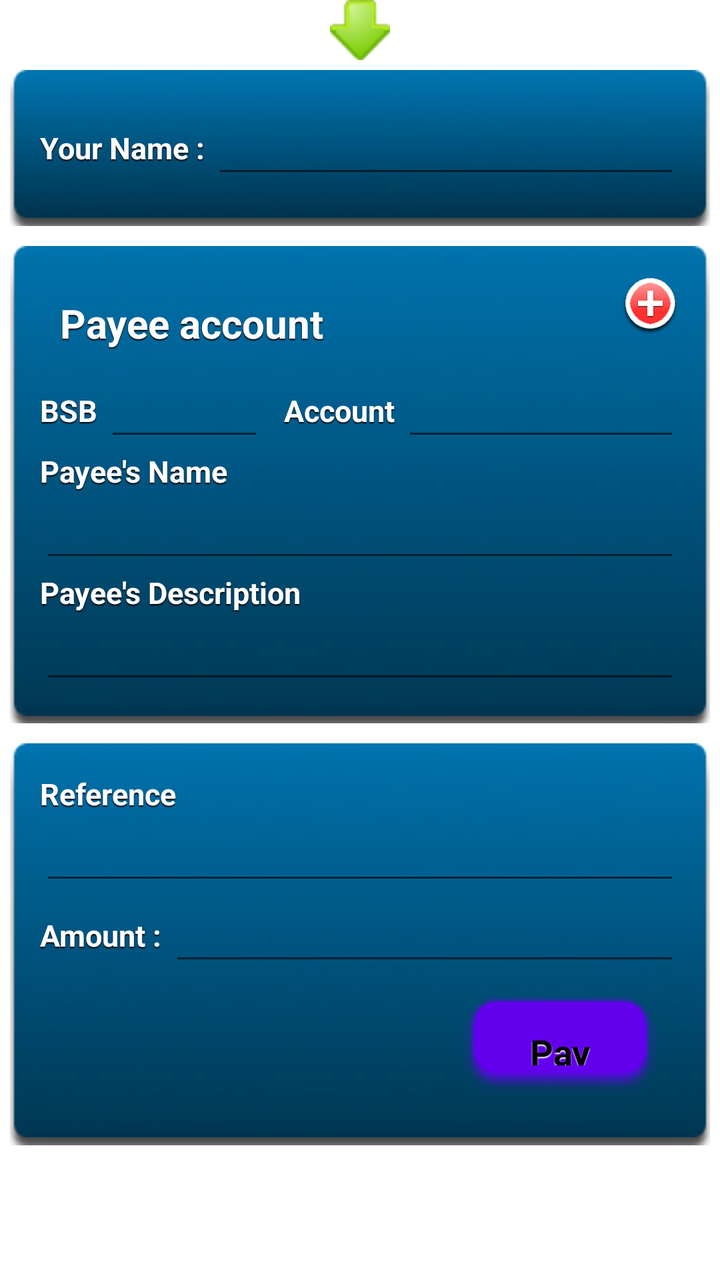
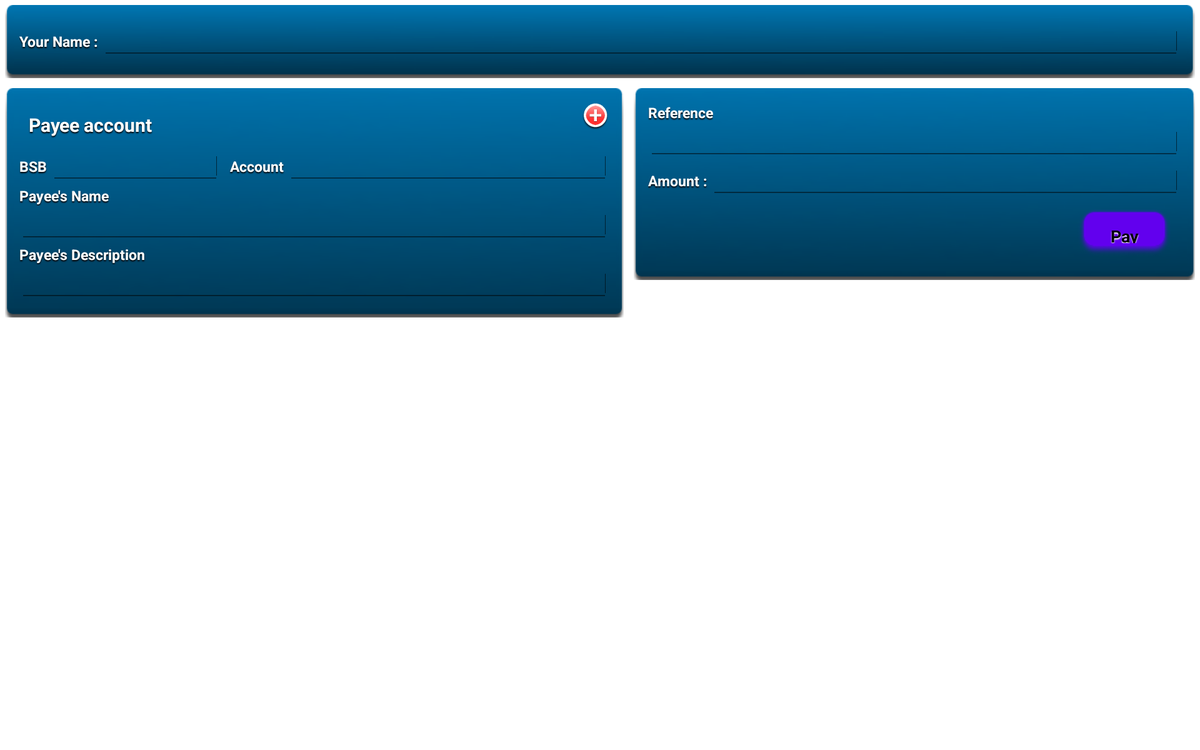

One screen, two layout resources from the same app: the default and the repository's alternative for another configuration. Each is rendered where Android would select it; the XML of both is given below.
<!-- AndroidManifest.xml: fallback theme Theme.MaterialComponents.DayNight.NoActionBar -->
<!-- res/layout/payanyone_layout.xml -->
<?xml version="1.0" encoding="utf-8"?>
<LinearLayout xmlns:android="http://schemas.android.com/apk/res/android"
	android:orientation="vertical" android:layout_width="fill_parent"
	android:layout_height="fill_parent">
	<ScrollView android:layout_height="wrap_content"
		android:layout_width="fill_parent">
		<LinearLayout android:layout_height="wrap_content"
			android:orientation="vertical" android:layout_width="fill_parent">
			<Gallery android:layout_width="fill_parent" android:id="@+id/payanyone_account_from"
				android:layout_height="wrap_content" style="@style/account_gallery_style"/>
			<ImageView android:src="@drawable/down_arrow_green"
				android:layout_height="wrap_content" android:layout_width="wrap_content"
				android:layout_gravity="center" android:layout_weight="0.1"></ImageView>
			<LinearLayout android:layout_height="wrap_content"
				android:orientation="vertical" android:layout_width="fill_parent"
				android:background="@drawable/gradient_blue" android:padding="15dp"
				android:gravity="center" android:layout_margin="5dp">
				<LinearLayout android:layout_height="wrap_content"
					android:layout_width="fill_parent">
					<TextView android:text="Your Name : "
						android:layout_width="wrap_content" android:layout_height="wrap_content"
						style="@style/account_text_style" android:textSize="15sp" />
					<EditText android:layout_height="wrap_content"
						android:layout_weight="1" android:id="@+id/payanyone_from_name"
						android:layout_width="wrap_content" android:inputType="textPersonName"
						style="@style/transaction_text_style" android:textSize="15sp" android:maxLength="16"/>
				</LinearLayout>
			</LinearLayout>
			<LinearLayout android:layout_height="wrap_content"
				android:orientation="vertical" android:layout_width="fill_parent"
				android:background="@drawable/gradient_blue" android:padding="15dp"
				android:gravity="center" android:layout_margin="5dp">
				<LinearLayout android:layout_width="fill_parent"
					android:layout_height="wrap_content" android:orientation="horizontal">
					<TextView android:text="Payee account" style="@style/account_text_style"
						android:textSize="20sp" android:layout_height="wrap_content"
						android:padding="10dp" android:layout_width="wrap_content"
						android:layout_weight="0.6" android:layout_gravity="left" />
					<ImageView android:id="@+id/selection_button"
						android:src="@drawable/circle_red_plus" android:layout_width="30dp"
						android:layout_height="30dp" />
				</LinearLayout>
				<LinearLayout android:layout_height="wrap_content"
					android:layout_width="fill_parent" android:orientation="horizontal">
					<LinearLayout android:layout_height="wrap_content"
						android:layout_width="wrap_content" android:layout_weight="0.3">
						<TextView android:text="BSB " android:layout_height="wrap_content"
							android:layout_width="wrap_content" style="@style/account_text_style"
							android:textSize="15sp" />
						<EditText android:inputType="number" android:numeric="integer"
							android:maxLength="6" android:layout_height="wrap_content"
							android:layout_weight="1" android:id="@+id/payanyone_to_bsb"
							android:layout_width="wrap_content" style="@style/transaction_text_style"
							android:textSize="15sp" android:text="" />
					</LinearLayout>
					<LinearLayout android:layout_height="wrap_content"
						android:layout_width="wrap_content" android:layout_weight="0.6">
						<TextView android:text="Account " android:layout_height="wrap_content"
							android:layout_width="wrap_content" style="@style/account_text_style"
							android:textSize="15sp" android:paddingLeft="10dp" />
						<EditText android:inputType="number" android:numeric="integer"
							android:maxLength="9" android:layout_height="wrap_content"
							android:layout_weight="1" android:id="@+id/payanyone_to_number"
							android:layout_width="wrap_content" style="@style/transaction_text_style"
							android:textSize="15sp" android:text="" />
					</LinearLayout>
				</LinearLayout>
				<LinearLayout android:layout_height="wrap_content"
					android:layout_width="fill_parent" android:orientation="vertical">
					<TextView android:text="Payee's Name"
						android:layout_height="wrap_content" android:layout_width="wrap_content"
						style="@style/account_text_style" android:textSize="15sp" />
					<EditText android:inputType="textPersonName"
						android:layout_height="wrap_content" android:layout_weight="1"
						android:id="@+id/payanyone_to_name" android:layout_width="fill_parent"
						style="@style/transaction_text_style" android:textSize="15sp" android:maxLength="32"/>
				</LinearLayout>
				<LinearLayout android:layout_height="wrap_content"
					android:layout_width="fill_parent" android:orientation="vertical">
					<TextView android:text="Payee's Description"
						android:layout_height="wrap_content" android:layout_width="fill_parent"
						style="@style/account_text_style" android:textSize="15sp" />
					<EditText android:inputType="textPersonName"
						android:layout_height="wrap_content" android:layout_weight="1"
						android:id="@+id/payanyone_to_description" android:layout_width="fill_parent"
						style="@style/transaction_text_style" android:textSize="15sp" android:maxLength="20"/>
				</LinearLayout>
			</LinearLayout>
			<LinearLayout android:layout_height="wrap_content"
				android:orientation="vertical" android:layout_width="fill_parent"
				android:background="@drawable/gradient_blue" android:padding="15dp"
				android:gravity="center" android:layout_margin="5dp">
				<LinearLayout android:layout_height="wrap_content"
					android:layout_width="fill_parent" android:orientation="vertical">
					<TextView android:text="Reference" android:layout_height="wrap_content"
						android:layout_width="wrap_content" style="@style/account_text_style"
						android:textSize="15sp" />
					<EditText android:inputType="textPersonName"
						android:layout_height="wrap_content" android:layout_weight="1"
						android:id="@+id/payanyone_reference" android:layout_width="fill_parent"
						style="@style/transaction_text_style" android:textSize="15sp" android:maxLength="18"/>
				</LinearLayout>
				<LinearLayout android:layout_height="wrap_content"
					android:layout_width="fill_parent">
					<TextView android:text="Amount : " android:layout_height="wrap_content"
						android:layout_width="wrap_content" style="@style/account_text_style"
						android:textSize="15sp" />
					<EditText android:inputType="numberDecimal"
						android:numeric="decimal" android:layout_height="wrap_content"
						android:layout_weight="1" android:id="@+id/payanyone_amount"
						android:layout_width="wrap_content" style="@style/transaction_text_style"
						android:textSize="15sp" android:maxLength="13"/>
				</LinearLayout>
				<LinearLayout android:layout_height="wrap_content"
					android:layout_width="fill_parent" android:padding="10dp"
					android:gravity="right">
					<Button android:text="Pay" android:id="@+id/payanyone_button"
						android:layout_width="100dp" android:layout_height="50dp"
						android:layout_gravity="right|center_vertical" style="@style/transaction_text_style"
						android:textSize="18sp" android:background="@drawable/button_bg"
						android:gravity="top|center_horizontal" />
				</LinearLayout>
			</LinearLayout>
		</LinearLayout>
	</ScrollView>
</LinearLayout>
<!-- resources referenced by this layout -->
<resources>
  <!-- drawable button_bg (drawable) -->
  <?xml version="1.0" encoding="utf-8"?>
  <selector
    xmlns:android="http://schemas.android.com/apk/res/android">
      <item android:state_focused="true" android:drawable="@drawable/button_bg_green"></item>
      <item android:state_pressed="true" android:drawable="@drawable/button_bg_green"></item>
      <item android:drawable="@drawable/button_bg_orange"></item>
  </selector>
  <!-- drawable circle_red_plus: png bitmap (drawable, 5748 bytes) -->
  <!-- drawable down_arrow_green: png bitmap (drawable, 1440 bytes) -->
  <!-- drawable gradient_blue: png bitmap (drawable, 3871 bytes) -->
  <style name="account_text_style" parent="android:Widget.TextView">
  		<item name="android:textColor">#FFFFFF</item>
  		<item name="android:textStyle">bold</item>
  		<item name="android:shadowColor">#000000</item>
  		<item name="android:shadowDx">0</item>
  		<item name="android:shadowDy">2</item>
  		<item name="android:shadowRadius">1</item>
  	</style>
  <style name="transaction_text_style" parent="android:Widget.TextView">
  		<item name="android:textColor">#000000</item>
  		<item name="android:textStyle">bold</item>
  		<item name="android:shadowColor">#FFFFFF</item>
  		<item name="android:shadowDx">0</item>
  		<item name="android:shadowDy">2</item>
  		<item name="android:shadowRadius">1</item>
  
  		 <item name="android:padding">10dp</item>
  	</style>
  <!-- drawable button_bg_green: png bitmap (drawable, 2935 bytes) -->
  <!-- drawable button_bg_orange: png bitmap (drawable, 3823 bytes) -->
</resources>
<!-- res/layout-xlarge/payanyone_layout.xml (the repository's variant of the layout above) -->
<!-- drawn on a large tablet held sideways -->
<?xml version="1.0" encoding="utf-8"?>
<LinearLayout xmlns:android="http://schemas.android.com/apk/res/android"
	android:orientation="vertical" android:layout_width="fill_parent"
	android:layout_height="fill_parent">
	<ScrollView android:layout_height="wrap_content"
		android:layout_width="fill_parent">
		<LinearLayout android:layout_height="wrap_content"
			android:orientation="vertical" android:layout_width="fill_parent">
			<Gallery android:layout_width="fill_parent" android:id="@+id/payanyone_account_from"
				android:layout_height="wrap_content" style="@style/account_gallery_style"/>
			<LinearLayout android:layout_height="wrap_content"
				android:orientation="vertical" android:layout_width="fill_parent"
				android:background="@drawable/gradient_blue" android:padding="15dp"
				android:gravity="center" android:layout_margin="5dp">
				<LinearLayout android:layout_height="wrap_content"
					android:layout_width="fill_parent">
					<TextView android:text="Your Name : "
						android:layout_width="wrap_content" android:layout_height="wrap_content"
						style="@style/account_text_style" android:textSize="15sp" />
					<EditText android:layout_height="wrap_content"
						android:layout_weight="1" android:id="@+id/payanyone_from_name"
						android:layout_width="wrap_content" android:inputType="textPersonName"
						style="@style/transaction_text_style" android:textSize="15sp"
						android:maxLength="16" />
				</LinearLayout>
			</LinearLayout>
			<LinearLayout android:orientation="horizontal"
				android:layout_width="fill_parent" android:layout_height="wrap_content">
				<LinearLayout android:layout_height="wrap_content"
					android:orientation="vertical" android:layout_width="wrap_content"
					android:background="@drawable/gradient_blue" android:padding="15dp"
					android:gravity="center" android:layout_margin="5dp"
					android:layout_weight="1">
					<LinearLayout android:layout_width="fill_parent"
						android:layout_height="wrap_content" android:orientation="horizontal">
						<TextView android:text="Payee account" style="@style/account_text_style"
							android:textSize="20sp" android:layout_height="wrap_content"
							android:padding="10dp" android:layout_width="wrap_content"
							android:layout_weight="0.6" android:layout_gravity="left" />
						<ImageView android:id="@+id/selection_button"
							android:src="@drawable/circle_red_plus" android:layout_width="30dp"
							android:layout_height="30dp" />
					</LinearLayout>
					<LinearLayout android:layout_height="wrap_content"
						android:layout_width="fill_parent" android:orientation="horizontal">
						<LinearLayout android:layout_height="wrap_content"
							android:layout_width="wrap_content" android:layout_weight="0.3">
							<TextView android:text="BSB " android:layout_height="wrap_content"
								android:layout_width="wrap_content" style="@style/account_text_style"
								android:textSize="15sp" />
							<EditText android:inputType="number" android:numeric="integer"
								android:maxLength="6" android:layout_height="wrap_content"
								android:layout_weight="1" android:id="@+id/payanyone_to_bsb"
								android:layout_width="wrap_content" style="@style/transaction_text_style"
								android:textSize="15sp" android:text="" />
						</LinearLayout>
						<LinearLayout android:layout_height="wrap_content"
							android:layout_width="wrap_content" android:layout_weight="0.6">
							<TextView android:text="Account " android:layout_height="wrap_content"
								android:layout_width="wrap_content" style="@style/account_text_style"
								android:textSize="15sp" android:paddingLeft="10dp" />
							<EditText android:inputType="number" android:numeric="integer"
								android:maxLength="9" android:layout_height="wrap_content"
								android:layout_weight="1" android:id="@+id/payanyone_to_number"
								android:layout_width="wrap_content" style="@style/transaction_text_style"
								android:textSize="15sp" android:text="" />
						</LinearLayout>
					</LinearLayout>
					<LinearLayout android:layout_height="wrap_content"
						android:layout_width="fill_parent" android:orientation="vertical">
						<TextView android:text="Payee's Name"
							android:layout_height="wrap_content" android:layout_width="wrap_content"
							style="@style/account_text_style" android:textSize="15sp" />
						<EditText android:inputType="textPersonName"
							android:layout_height="wrap_content" android:layout_weight="1"
							android:id="@+id/payanyone_to_name" android:layout_width="fill_parent"
							style="@style/transaction_text_style" android:textSize="15sp"
							android:maxLength="32" />
					</LinearLayout>
					<LinearLayout android:layout_height="wrap_content"
						android:layout_width="fill_parent" android:orientation="vertical">
						<TextView android:text="Payee's Description"
							android:layout_height="wrap_content" android:layout_width="fill_parent"
							style="@style/account_text_style" android:textSize="15sp" />
						<EditText android:inputType="textPersonName"
							android:layout_height="wrap_content" android:layout_weight="1"
							android:id="@+id/payanyone_to_description" android:layout_width="fill_parent"
							style="@style/transaction_text_style" android:textSize="15sp"
							android:maxLength="20" />
					</LinearLayout>
				</LinearLayout>
				<LinearLayout android:layout_height="wrap_content"
					android:orientation="vertical" android:layout_width="wrap_content"
					android:background="@drawable/gradient_blue" android:padding="15dp"
					android:gravity="center" android:layout_margin="5dp"
					android:layout_weight="1">
					<LinearLayout android:layout_height="wrap_content"
						android:layout_width="fill_parent" android:orientation="vertical">
						<TextView android:text="Reference" android:layout_height="wrap_content"
							android:layout_width="wrap_content" style="@style/account_text_style"
							android:textSize="15sp" />
						<EditText android:inputType="textPersonName"
							android:layout_height="wrap_content" android:layout_weight="1"
							android:id="@+id/payanyone_reference" android:layout_width="fill_parent"
							style="@style/transaction_text_style" android:textSize="15sp"
							android:maxLength="18" />
					</LinearLayout>
					<LinearLayout android:layout_height="wrap_content"
						android:layout_width="fill_parent">
						<TextView android:text="Amount : " android:layout_height="wrap_content"
							android:layout_width="wrap_content" style="@style/account_text_style"
							android:textSize="15sp" />
						<EditText android:inputType="numberDecimal"
							android:numeric="decimal" android:layout_height="wrap_content"
							android:layout_weight="1" android:id="@+id/payanyone_amount"
							android:layout_width="wrap_content" style="@style/transaction_text_style"
							android:textSize="15sp" android:maxLength="13" />
					</LinearLayout>
					<LinearLayout android:layout_height="wrap_content"
						android:layout_width="fill_parent" android:padding="10dp"
						android:gravity="right">
						<Button android:text="Pay" android:id="@+id/payanyone_button"
							android:layout_width="100dp" android:layout_height="50dp"
							android:layout_gravity="right|center_vertical" style="@style/transaction_text_style"
							android:textSize="18sp" android:background="@drawable/button_bg"
							android:gravity="top|center_horizontal" />
					</LinearLayout>
				</LinearLayout>
			</LinearLayout>
		</LinearLayout>
	</ScrollView>
</LinearLayout>
<!-- resources referenced by the variant -->
<!-- as a large tablet held sideways resolves them -->
<resources>
  <!-- drawable button_bg (drawable) -->
  <?xml version="1.0" encoding="utf-8"?>
  <selector
    xmlns:android="http://schemas.android.com/apk/res/android">
      <item android:state_focused="true" android:drawable="@drawable/button_bg_green"></item>
      <item android:state_pressed="true" android:drawable="@drawable/button_bg_green"></item>
      <item android:drawable="@drawable/button_bg_orange"></item>
  </selector>
  <!-- drawable circle_red_plus: png bitmap (drawable, 5748 bytes) -->
  <!-- drawable gradient_blue: png bitmap (drawable, 3871 bytes) -->
  <style name="account_text_style" parent="android:Widget.TextView">
  		<item name="android:textColor">#FFFFFF</item>
  		<item name="android:textStyle">bold</item>
  		<item name="android:shadowColor">#000000</item>
  		<item name="android:shadowDx">0</item>
  		<item name="android:shadowDy">2</item>
  		<item name="android:shadowRadius">1</item>
  	</style>
  <style name="transaction_text_style" parent="android:Widget.TextView">
  		<item name="android:textColor">#000000</item>
  		<item name="android:textStyle">bold</item>
  		<item name="android:shadowColor">#FFFFFF</item>
  		<item name="android:shadowDx">0</item>
  		<item name="android:shadowDy">2</item>
  		<item name="android:shadowRadius">1</item>
  
  		 <item name="android:padding">10dp</item>
  	</style>
  <!-- drawable button_bg_green: png bitmap (drawable, 2935 bytes) -->
  <!-- drawable button_bg_orange: png bitmap (drawable, 3823 bytes) -->
</resources>
